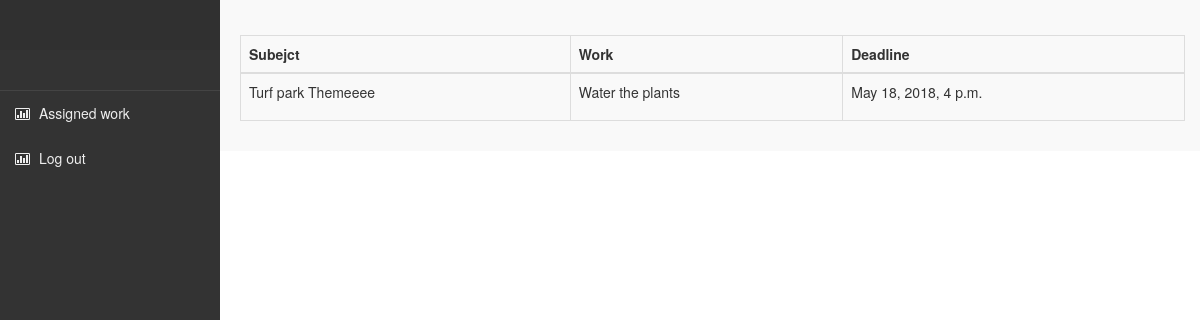
Screenshot of /assigned_work/ (signed in) with the database file from the repository.
### BBproj/models.py (models this page shows)
class Work(models.Model):
    userpp=models.ManyToManyField(User,null=True,related_name='userpp')
    Subject = models.ForeignKey(Subject,max_length=100 ,related_name='subworks',on_delete=models.CASCADE)
    text = models.CharField(max_length=100,null=True)
    deadline = models.DateTimeField(null=True)
    def __str__(self):
        return str(self.text)

class Subject(models.Model):
    Subject_name=models.CharField(max_length=100)
    def __str__(self):
            return str(self.Subject_name)

### BBproj/views.py (the view)
# urls.py: url(r'^assigned_work/$' , views.assignedwork, name = 'assignedwork'),
@cache_control(no_cache=True, must_revalidate=True, no_store=True)
@login_required
def assignedwork(request):
    current_user=request.user
    Wor=Work.objects.filter(userpp=current_user)
    return render(request, 'BBproj/assigned_work.html',{'Work':Wor})

### BBproj/templates/BBproj/assigned_work.html (shortened to what this page needs)
{% extends 'BBproj/loggedin.html' %}
{% block content %}
<table class="table table-bordered">
  <thead>
    <tr>
      <th>Subejct</th>
      <th>Work</th>
      <th>Deadline</th>
    </tr>
  </thead>
 <tbody>
	{% for w in Work %}
	<tr>
		<td>{{w.Subject}}</td>
		<td>{{w|safe}}</td>
		<td>{{w.deadline}}</td><br>
	</tr>
	{% endfor %}
	</tbody>
</table>
{% endblock %}

### BBproj/static/css/AdminLTE.css (style rules this page uses)
html, body { overflow-x: hidden!important; font-family: 'Source Sans Pro', sans-serif; -webkit-font-smoothing: antialiased; min-height: 100%; background: #f9f9f9; }

### rows the page displays
Work: Subject "Turf park Themeeee", text "Water the plants", deadline "May 18, 2018, 4 p.m."
